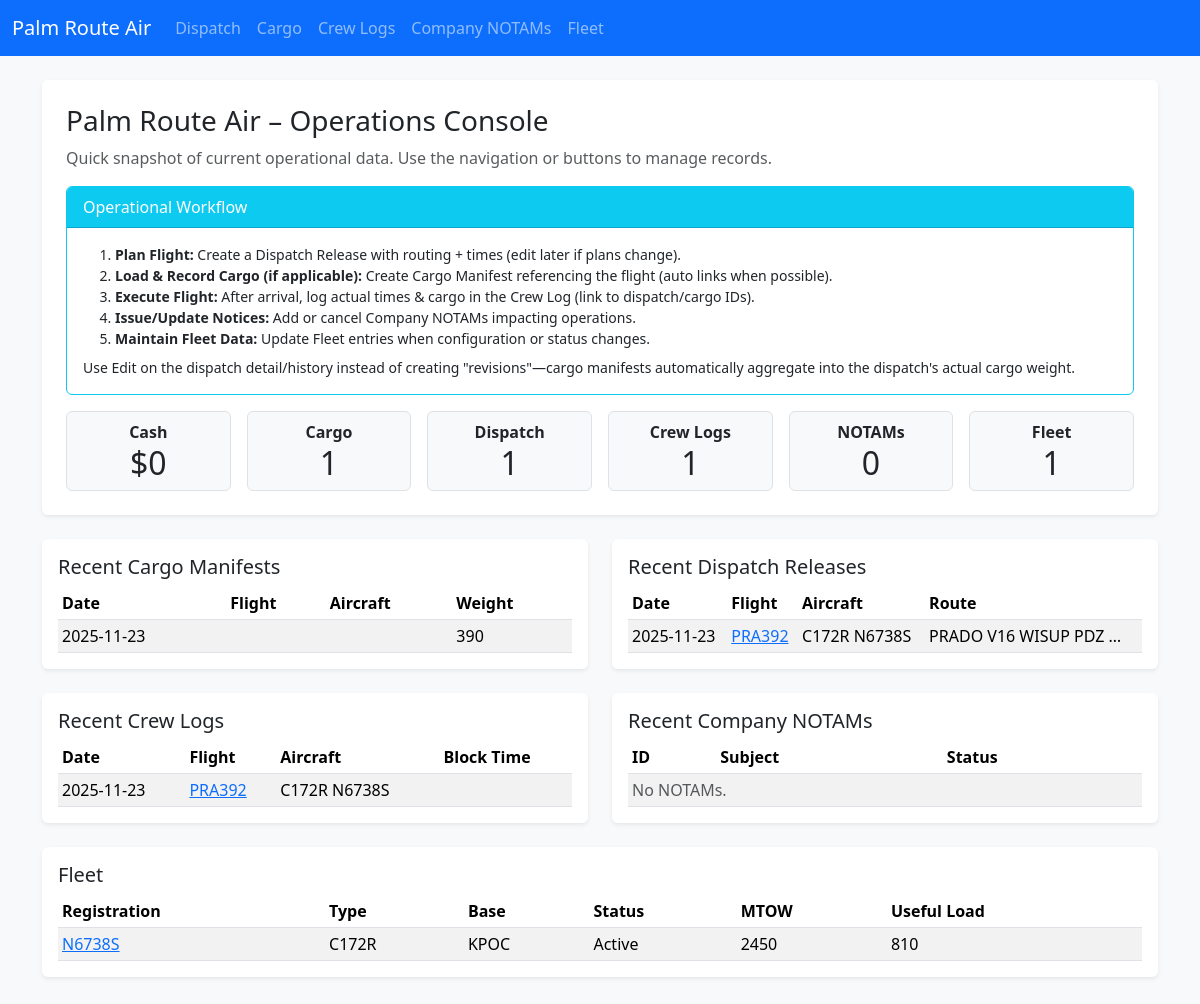
The page / on the database its author committed.
### app.py (models this page shows)
class CargoManifest(db.Model):
    id = db.Column(db.Integer, primary_key=True)
    date = db.Column(db.String(20))
    departure = db.Column(db.String(10))
    arrival = db.Column(db.String(10))
    total_weight = db.Column(db.String(20))
    pieces = db.Column(db.String(10))
    notes = db.Column(db.Text)
    dispatch_release_id = db.Column(db.Integer, db.ForeignKey('dispatch_release.id'))

class DispatchRelease(db.Model):
    id = db.Column(db.Integer, primary_key=True)
    date = db.Column(db.String(20))
    flight_id = db.Column(db.String(20))
    aircraft = db.Column(db.String(50))
    fleet_entry_id = db.Column(db.Integer, db.ForeignKey('fleet_entry.id'))
    departure = db.Column(db.String(10))
    destination = db.Column(db.String(10))
    offblocks = db.Column(db.String(10))
    arrival = db.Column(db.String(10))
    route = db.Column(db.Text)
    payload_planned = db.Column(db.String(20))  # Planned payload weight (lbs)
    fuel_planned = db.Column(db.String(20))     # Planned fuel (gal or lbs)
    cargo_plan = db.Column(db.Text)             # Summary of intended cargo items
    alt_airports = db.Column(db.Text)           # Alternate airports list
    weather_brief = db.Column(db.Text)          # Weather summary / risks
    special_notes = db.Column(db.Text)          # Special instructions / hazards
    actual_cargo_weight = db.Column(db.String(20))  # Aggregated from linked manifests
    flight_plan_raw = db.Column(db.Text)        # Raw uploaded flight plan content (SimBrief, etc.)
    flight_plan_source = db.Column(db.String(30))  # Source identifier e.g. 'simbrief'
    briefing_pdf_filename = db.Column(db.String(120))  # Stored PDF briefing filename (in ./briefings)
    completed = db.Column(db.Integer, default=0)  # 0 = planned/in-progress, 1 = completed
    cargo_manifests = db.relationship('CargoManifest', backref='dispatch_release', lazy='dynamic')
    fleet_entry = db.relationship('FleetEntry', lazy='joined')

class CrewLog(db.Model):
    id = db.Column(db.Integer, primary_key=True)
    date = db.Column(db.String(20))
    flight_id = db.Column(db.String(20))
    origin = db.Column(db.String(10))
    destination = db.Column(db.String(10))
    aircraft = db.Column(db.String(50))
    block_off = db.Column(db.String(10))
    block_on = db.Column(db.String(10))
    block_time = db.Column(db.String(10))
    cargo_weight = db.Column(db.String(20))
    fuel_used = db.Column(db.String(20))  # actual fuel used (numeric)
    remarks = db.Column(db.Text)
    dispatch_release_id = db.Column(db.Integer, db.ForeignKey('dispatch_release.id'))
    cargo_manifest_id = db.Column(db.Integer, db.ForeignKey('cargo_manifest.id'))
    dispatch_release = db.relationship('DispatchRelease', lazy='joined')
    cargo_manifest = db.relationship('CargoManifest', lazy='joined')

class FleetEntry(db.Model):
    id = db.Column(db.Integer, primary_key=True)
    aircraft_type = db.Column(db.String(50))
    registration = db.Column(db.String(20))
    base = db.Column(db.String(10))
    status = db.Column(db.String(20))
    max_takeoff_weight = db.Column(db.String(20))
    useful_load = db.Column(db.String(20))
    notes = db.Column(db.Text)

### app.py (the view)
@app.route('/')
def index():
    manifests = CargoManifest.query.order_by(CargoManifest.id.desc()).limit(5).all()
    releases = DispatchRelease.query.order_by(DispatchRelease.id.desc()).limit(5).all()
    logs = CrewLog.query.order_by(CrewLog.id.desc()).limit(5).all()
    notams = CompanyNotam.query.order_by(CompanyNotam.id.desc()).limit(5).all()
    fleet_entries = FleetEntry.query.order_by(FleetEntry.id.desc()).all()
    acct = CompanyAccount.query.first()
    counts = {
        'cargo_manifests': CargoManifest.query.count(),
        'dispatch_releases': DispatchRelease.query.count(),
        'crew_logs': CrewLog.query.count(),
        'company_notams': CompanyNotam.query.count(),
        'fleet_entries': FleetEntry.query.count()
    }
    completed_dispatches = DispatchRelease.query.filter_by(completed=1).all()
    total_completed_profit = 0.0
    for cd in completed_dispatches:
        try:
            _rev,_cost,_prof,_dist = compute_dispatch_financials(cd)
            total_completed_profit += _prof
        except Exception:
            pass
    return render_template('index.html', manifests=manifests, releases=releases, logs=logs, notams=notams, fleet_entries=fleet_entries, counts=counts, completed_profit=round(total_completed_profit,2))

### templates/index.html
{% extends 'base.html' %}
{% block content %}
<div class="mb-4 p-4 bg-white rounded shadow-sm">
  <div class="mb-2">
    <h1 class="h3 mb-0">Palm Route Air – Operations Console</h1>
  </div>
  <p class="text-muted mb-3">Quick snapshot of current operational data. Use the navigation or buttons to manage records.</p>
  {% include '_flow_help.html' %}
  <div class="row g-3">
    <div class="col-sm-6 col-md-4 col-lg-2">
      <div class="border rounded p-2 text-center bg-light">
        <div class="fw-bold">Cash</div>
        <div class="display-6 fs-2">${{ '%.0f'|format(completed_profit) }}</div>
      </div>
    </div>
    <div class="col-sm-6 col-md-4 col-lg-2">
      <div class="border rounded p-2 text-center bg-light">
        <div class="fw-bold">Cargo</div>
        <div class="display-6 fs-2">{{ counts.cargo_manifests }}</div>
      </div>
    </div>
    <div class="col-sm-6 col-md-4 col-lg-2">
      <div class="border rounded p-2 text-center bg-light">
        <div class="fw-bold">Dispatch</div>
        <div class="display-6 fs-2">{{ counts.dispatch_releases }}</div>
      </div>
    </div>
    <div class="col-sm-6 col-md-4 col-lg-2">
      <div class="border rounded p-2 text-center bg-light">
        <div class="fw-bold">Crew Logs</div>
        <div class="display-6 fs-2">{{ counts.crew_logs }}</div>
      </div>
    </div>
    <div class="col-sm-6 col-md-4 col-lg-2">
      <div class="border rounded p-2 text-center bg-light">
        <div class="fw-bold">NOTAMs</div>
        <div class="display-6 fs-2">{{ counts.company_notams }}</div>
      </div>
    </div>
    <div class="col-sm-6 col-md-4 col-lg-2">
      <div class="border rounded p-2 text-center bg-light">
        <div class="fw-bold">Fleet</div>
        <div class="display-6 fs-2">{{ counts.fleet_entries }}</div>
      </div>
    </div>
  </div>
</div>
<div class="row g-4">
  <div class="col-md-6">
    <div class="bg-white rounded shadow-sm p-3">
      <h2 class="h5">Recent Cargo Manifests</h2>
      <table class="table table-sm table-striped mb-0">
        <thead><tr><th>Date</th><th>Flight</th><th>Aircraft</th><th>Weight</th></tr></thead>
        <tbody>
        {% for m in manifests %}
          <tr>
            <td>{{ m.date }}</td>
            <td>{% if m.dispatch_release_id %}<a href="{{ url_for('dispatch_detail', id=m.dispatch_release_id) }}">{{ m.flight_id }}</a>{% else %}<a href="{{ url_for('cargo_detail', id=m.id) }}">{{ m.flight_id }}</a>{% endif %}</td>
            <td>{{ m.aircraft }}</td>
            <td>{{ m.total_weight }}</td>
          </tr>
        {% else %}
          <tr><td colspan="4" class="text-muted">No manifests.</td></tr>
        {% endfor %}
        </tbody>
      </table>
    </div>
  </div>
  <div class="col-md-6">
    <div class="bg-white rounded shadow-sm p-3">
      <h2 class="h5">Recent Dispatch Releases</h2>
      <table class="table table-sm table-striped mb-0">
        <thead><tr><th>Date</th><th>Flight</th><th>Aircraft</th><th>Route</th></tr></thead>
        <tbody>
        {% for d in releases %}
          <tr>
            <td>{{ d.date }}</td>
            <td><a href="{{ url_for('dispatch_detail', id=d.id) }}">{{ d.flight_id }}</a></td>
            <td>{{ d.aircraft }}</td>
            <td>{{ d.route[:20] }}{% if d.route|length > 20 %}…{% endif %}</td>
          </tr>
        {% else %}
          <tr><td colspan="4" class="text-muted">No releases.</td></tr>
        {% endfor %}
        </tbody>
      </table>
    </div>
  </div>
  <div class="col-md-6">
    <div class="bg-white rounded shadow-sm p-3">
      <h2 class="h5">Recent Crew Logs</h2>
      <table class="table table-sm table-striped mb-0">
        <thead><tr><th>Date</th><th>Flight</th><th>Aircraft</th><th>Block Time</th></tr></thead>
        <tbody>
        {% for c in logs %}
          <tr>
            <td>{{ c.date }}</td>
            <td>{% if c.dispatch_release_id %}<a href="{{ url_for('dispatch_detail', id=c.dispatch_release_id) }}">{{ c.flight_id }}</a>{% else %}<a href="{{ url_for('crew_detail', id=c.id) }}">{{ c.flight_id }}</a>{% endif %}</td>
            <td>{{ c.aircraft }}</td>
            <td>{{ c.block_time }}</td>
          </tr>
        {% else %}
          <tr><td colspan="4" class="text-muted">No crew logs.</td></tr>
        {% endfor %}
        </tbody>
      </table>
    </div>
  </div>
  <div class="col-md-6">
    <div class="bg-white rounded shadow-sm p-3">
      <h2 class="h5">Recent Company NOTAMs</h2>
      <table class="table table-sm table-striped mb-0">
        <thead><tr><th>ID</th><th>Subject</th><th>Status</th></tr></thead>
        <tbody>
        {% for n in notams %}
          <tr>
            <td>{{ n.notam_id }}</td>
            <td><a href="{{ url_for('notam_detail', id=n.id) }}">{{ n.subject }}</a></td>
            <td>{{ n.status }}</td>
          </tr>
        {% else %}
          <tr><td colspan="3" class="text-muted">No NOTAMs.</td></tr>
        {% endfor %}
        </tbody>
      </table>
    </div>
  </div>
  <div class="col-12">
    <div class="bg-white rounded shadow-sm p-3">
      <h2 class="h5">Fleet</h2>
      <table class="table table-sm table-striped mb-0">
        <thead><tr><th>Registration</th><th>Type</th><th>Base</th><th>Status</th><th>MTOW</th><th>Useful Load</th></tr></thead>
        <tbody>
        {% for f in fleet_entries %}
          <tr>
            <td><a href="{{ url_for('fleet_detail', id=f.id) }}">{{ f.registration }}</a></td>
            <td>{{ f.aircraft_type }}</td>
            <td>{{ f.base }}</td>
            <td>{{ f.status }}</td>
            <td>{{ f.max_takeoff_weight }}</td>
            <td>{{ f.useful_load }}</td>
          </tr>
        {% else %}
          <tr><td colspan="6" class="text-muted">No fleet entries.</td></tr>
        {% endfor %}
        </tbody>
      </table>
    </div>
  </div>
</div>
{% endblock %}

### templates/base.html (shortened to what this page needs)
<!doctype html>
<html lang="en">
  <head>
    <link href="https://cdn.jsdelivr.net/npm/bootstrap@5.3.3/dist/css/bootstrap.min.css" rel="stylesheet">
  </head>
  <body class="bg-light">
    <nav class="navbar navbar-expand-lg navbar-dark bg-primary mb-4">
      <div class="container-fluid">
        <a class="navbar-brand" href="{{ url_for('index') }}">Palm Route Air</a>
        <div class="collapse navbar-collapse" id="navbarNav">
          <ul class="navbar-nav">
            <li class="nav-item"><a class="nav-link" href="{{ url_for('dispatch_history') }}">Dispatch</a></li>
            <li class="nav-item"><a class="nav-link" href="{{ url_for('cargo_history') }}">Cargo</a></li>
            <li class="nav-item"><a class="nav-link" href="{{ url_for('crew_history') }}">Crew Logs</a></li>
            <li class="nav-item"><a class="nav-link" href="{{ url_for('notams_history') }}">Company NOTAMs</a></li>
            <li class="nav-item"><a class="nav-link" href="{{ url_for('fleet_history') }}">Fleet</a></li>
          </ul>
        </div>
      </div>
    </nav>
    <main class="container mb-5">
      {% block content %}{% endblock %}
    </main>
  </body>
</html>

### templates/_flow_help.html
<div class="card border-info mb-3">
  <div class="card-header bg-info text-white py-2">Operational Workflow</div>
  <div class="card-body small">
    <ol class="mb-2">
      <li><strong>Plan Flight:</strong> Create a Dispatch Release with routing + times (edit later if plans change).</li>
      <li><strong>Load & Record Cargo (if applicable):</strong> Create Cargo Manifest referencing the flight (auto links when possible).</li>
      <li><strong>Execute Flight:</strong> After arrival, log actual times & cargo in the Crew Log (link to dispatch/cargo IDs).</li>
      <li><strong>Issue/Update Notices:</strong> Add or cancel Company NOTAMs impacting operations.</li>
      <li><strong>Maintain Fleet Data:</strong> Update Fleet entries when configuration or status changes.</li>
    </ol>
    <p class="mb-0">Use Edit on the dispatch detail/history instead of creating "revisions"—cargo manifests automatically aggregate into the dispatch's actual cargo weight.</p>
  </div>
</div>

### rows shown on the page
CargoManifest: date "2025-11-23", total_weight "390"
DispatchRelease: date "2025-11-23", flight_id "PRA392", aircraft "C172R N6738S", route "PRADO V16 WISUP PDZ"
CrewLog: date "2025-11-23", flight_id "PRA392", aircraft "C172R N6738S"
FleetEntry: registration "N6738S", aircraft_type "C172R", base "KPOC", status "Active", max_takeoff_weight "2450", useful_load "810"

### other values the page prints
{{ '%.0f'|format(completed_profit) }} "0"
{{ counts.cargo_manifests }} "1"
{{ counts.dispatch_releases }} "1"
{{ counts.crew_logs }} "1"
{{ counts.company_notams }} "0"
{{ counts.fleet_entries }} "1"
